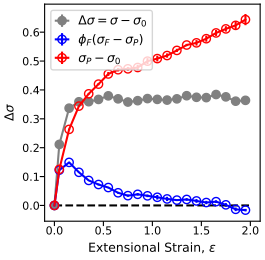

Source code (Python):
#!/usr/bin/env python3
# -*- coding: utf-8 -*-
"""
created on Fri March 3 05:48:00 2023

@author: pierrekawak
"""

import pandas as pd
import os
import matplotlib.pyplot as plt
import matplotlib
matplotlib.use('tkagg')
import numpy as np
import sys

def common_format(ax):
  ax.tick_params(axis='both', labelsize=labelsize, pad=0)
#  ax.legend(loc='best', fontsize=fontsize, handlelength=1.0)
  if test == 0:
    plt.subplots_adjust(left=0.1, bottom=0.1, right=0.999, top=0.999)

# figure settings
test = 1
fontsize         = 9
labelsize        = 8
figsize          = (2.65, 2.6)
pt_to_in         = 72
neat_marker      = "^"
filled_marker    = "o"
neat_color       = "r"
filler_color     = "b"
filled_color     = "#808080"
polymer_color    = "r"
other_color      = "c"

# binning settings
binIt            = 1
num_bins         = 20
bin_by           = "v_shear_shift"

# filter data settings
filter_min       = 0.0
filter_max       = 0.35
filterIt         = 0
filter_by        = "v_shear_shift"

data_dir         = "../../data/"

# read params
Ntotal        = int(os.popen("grep '[0-9] atoms' " + data_dir + "/deform_1.log | sed 's/  //g' | head -n1 | cut -d' ' -f1").read())
Npolymer      = int(os.popen("grep '[0-9] atoms' " + data_dir + "/deform_1.log | sed 's/  //g' | grep 'polymer' | cut -d' ' -f1").read())
Nfiller       = Ntotal - Npolymer

filled_file_names     = os.listdir(data_dir)
filled_file_names     = [ data_dir + f for f in filled_file_names if f.startswith("deform") and "dataframe" in f ]
filled_base_file_name = data_dir+"/quiescent-dataframe.out"
neat_file_names       = os.listdir(data_dir)
neat_file_names       = [ data_dir + f for f in neat_file_names if f.startswith("neat-deform") and "dataframe" in f ]
neat_base_file_name   = data_dir+"/neat-quiescent-dataframe.out"

neat_dfs              = [ pd.read_csv(neat_file_name) for neat_file_name in neat_file_names ]
neat_df_concat        = pd.concat(neat_dfs)
neat_by_row_index     = neat_df_concat.groupby(neat_df_concat.index)
neat_df               = neat_by_row_index.mean()
#neat_df.to_csv("neat_dataframe.out")

filled_dfs            = [ pd.read_csv(filled_file_name) for filled_file_name in filled_file_names ]
df_concat             = pd.concat(filled_dfs)
by_row_index          = df_concat.groupby(df_concat.index)
filled_df             = by_row_index.mean()
#filled_df.to_csv("dataframe.out")

neat_base_df          = pd.read_csv(neat_base_file_name)
filled_base_df        = pd.read_csv(filled_base_file_name)

# copied in from voronoi calc in ovito for out.npt.data in rep1
# TODO have to fix these to also be for each run
Vpolymer           = 112731.026
Vfiller            = 39519.715

def process_df(df, base_df, Lx0, Ntotal=Ntotal):
  Vtotal = Lx0**3
  df     ["pnorm"] = (df["v_pyy"] + df["v_pzz"])/2
  base_df["pnorm"] = (base_df["v_pyy"] + base_df["v_pzz"])/2

  df     ["tshear"] = np.log(1+df["v_shear_shift"])
  if filterIt:
    df        = df[df[filter_by] < filter_max]
    df        = df[df[filter_by] > filter_min]

  if binIt:
    bins = np.linspace(np.amin(df[bin_by]), np.amax(df[bin_by])+(df[bin_by].iat[2]-df[bin_by].iat[1]), num_bins+1)
    df["Time_Binned"] = pd.cut(df[bin_by], bins, right=False)
    df = df.groupby("Time_Binned", as_index=False).mean()

  df2 = pd.Series({"v_shear_shift": 0})
  df1 = df["v_shear_shift"]
  df_result = df1.append(df2, ignore_index=True)
  df_result = pd.concat([df2, df1]).reset_index(drop=True)
  df_result = df_result.to_frame()
  df_result.columns = ["shear"]
  df_result["stress"]      = np.append(base_df["v_pxx"], df["v_pxx"])*Ntotal/Vtotal
  df_result["stress_norm"] = -np.append(base_df["pnorm"], df["pnorm"])*Ntotal/Vtotal
  df_result["pi"]          = np.append(base_df["v_pxx"], df["v_pxx"])
  df_result["pi_norm"]     = -np.append(base_df["pnorm"], df["pnorm"])
  df_result["tshear"]      = np.log(1+df_result["shear"])
  df_result["temp"]        = np.append(base_df["c_ke_total"]  , df["c_ke_total"])/1.5/Ntotal

  df_result["polymer_stress_x_phi"]  = np.append(base_df["c_pxx_polymer[1]"], df["c_pxx_polymer[1]"])/Vtotal
  df_result["polymer_stress_x_phi_norm"] = -np.append(base_df["c_pxx_polymer[2]"] + base_df["c_pxx_polymer[3]"], df["c_pxx_polymer[2]"] + df["c_pxx_polymer[3]"])/2/Vtotal
  df_result["polymer_pi"]  = np.append(base_df["c_pxx_polymer[1]"], df["c_pxx_polymer[1]"])/Npolymer
  df_result["polymer_pi_norm"] = -np.append(base_df["c_pxx_polymer[2]"] + base_df["c_pxx_polymer[3]"], df["c_pxx_polymer[2]"] + df["c_pxx_polymer[3]"])/2/Npolymer
  df_result["polymer_stress"] = np.append(base_df["c_pxx_polymer[1]"], df["c_pxx_polymer[1]"])/Ntotal
  df_result["polymer_stress_norm"] = -np.append(base_df["c_pxx_polymer[2]"] + base_df["c_pxx_polymer[3]"], df["c_pxx_polymer[2]"] + df["c_pxx_polymer[3]"])/2/Ntotal
  df_result["polymer_stress_vol"] = np.append(base_df["c_pxx_polymer[1]"], df["c_pxx_polymer[1]"])/Vpolymer
  df_result["polymer_stress_vol_norm"] = -np.append(base_df["c_pxx_polymer[2]"] + base_df["c_pxx_polymer[3]"], df["c_pxx_polymer[2]"] + df["c_pxx_polymer[3]"])/2/Vpolymer
  df_result["polymer_temp"] = np.append(base_df["c_ke_polymer"], df["c_ke_polymer"])/1.5/Npolymer

  if "c_pxx_filler[1]" in df:
    df_result["filler_stress_x_phi"]   = np.append(base_df["c_pxx_filler[1]"] , df["c_pxx_filler[1]"] )/Vtotal
    df_result["filler_stress_x_phi_norm"]  = -np.append(base_df["c_pxx_filler[2]"]  + base_df["c_pxx_filler[3]"] , df["c_pxx_filler[2]"]  + df["c_pxx_filler[3]"] )/2/Vtotal
    df_result["filler_pi"]   = np.append(base_df["c_pxx_filler[1]"] , df["c_pxx_filler[1]"] )/Nfiller
    df_result["filler_pi_norm"]  = -np.append(base_df["c_pxx_filler[2]"]  + base_df["c_pxx_filler[3]"] , df["c_pxx_filler[2]"]  + df["c_pxx_filler[3]"] )/2/Nfiller
    df_result["filler_stress"]  = np.append(base_df["c_pxx_filler[1]"] , df["c_pxx_filler[1]"] )/Ntotal
    df_result["filler_stress_norm"]  = -np.append(base_df["c_pxx_filler[2]"]  + base_df["c_pxx_filler[3]"] , df["c_pxx_filler[2]"]  + df["c_pxx_filler[3]"] )/2/Ntotal
    df_result["filler_stress_vol"]  = np.append(base_df["c_pxx_filler[1]"] , df["c_pxx_filler[1]"] )/Vfiller
    df_result["filler_stress_vol_norm"]  = -np.append(base_df["c_pxx_filler[2]"]  + base_df["c_pxx_filler[3]"] , df["c_pxx_filler[2]"]  + df["c_pxx_filler[3]"] )/2/Vfiller
    df_result["filler_temp"]  = np.append(base_df["c_ke_filler"] , df["c_ke_filler"])/1.5/Nfiller

  return(df_result)

neat_base_df  ["pnorm"] = (neat_base_df["v_pyy"] + neat_base_df["v_pzz"])/2
filled_base_df["pnorm"] = (filled_base_df["v_pyy"] + filled_base_df["v_pzz"])/2
neat_base_df     = neat_base_df.mean()
filled_base_df   = filled_base_df.mean()

filled_dfs        = [ pd.read_csv(filled_file_name) for filled_file_name in filled_file_names ]
filled_dfs        = [filled_df] + filled_dfs
name_filled_dfs   = np.append(["Avg"], [ filled_file_name.split('_')[1].split('-data')[0] for filled_file_name in filled_file_names ])
filled_log_file_names = [ "deform_" + filled_file_name.split('_')[1].split('-data')[0] + ".log" for filled_file_name in filled_file_names ]
Lxtotals          = [ int(os.popen("grep \"Lx\" " + data_dir + "/" + f + " | sed 's/\( \)\+/ /g' | sed 's/^ //g' | sed 's/ $//g' | tr -s ' ' '\n' | nl -nln | grep \"Lx\" | cut -f1").read()) for f in filled_log_file_names ]
Lxtotals          = [ float(os.popen("grep -A1 \"Lx\" " + data_dir + "/" + f + " | tail -n1 | sed 's/\( \)\+/ /g' | sed 's/^ //g' | sed 's/ $//g' | cut -d' ' -f" + str(Lxtotal)).read()) for Lxtotal, f in zip(Lxtotals, filled_log_file_names) ]
Lxtotals          = np.append(np.mean(Lxtotals), Lxtotals)
Vtotals           = Lxtotals**3
filled_result_dfs = [ process_df(filled_df_, filled_base_df, Lx0) for filled_df_, Lx0 in zip(filled_dfs, Lxtotals) ]

# get mean of filled_result_dfs but only reps
filled_result_dfs_reps = filled_result_dfs[1:]
df_concat             = pd.concat(filled_result_dfs_reps)
by_row_index          = df_concat.groupby(df_concat.index)
filled_result_df_mean = by_row_index.mean()
filled_result_df_std  = by_row_index.std()
#print(filled_result_df_mean)

neat_dfs          = [ pd.read_csv(neat_file_name) for neat_file_name in neat_file_names ]
neat_dfs          = [neat_df] + neat_dfs
name_neat_dfs     = np.append(["Avg"], [ neat_file_name.split('_')[1].split('-data')[0] for neat_file_name in neat_file_names ])
neat_log_file_names = [ "neat-deform_" + neat_file_name.split('_')[1].split('-data')[0] + ".log" for neat_file_name in neat_file_names ]
neat_Lxtotals     = [ int(os.popen("grep \"Lx\" " + data_dir + "/" + f + " | sed 's/\( \)\+/ /g' | sed 's/^ //g' | sed 's/ $//g' | tr -s ' ' '\n' | nl -nln | grep \"Lx\" | cut -f1").read()) for f in neat_log_file_names ]
neat_Lxtotals     = [ float(os.popen("grep -A1 \"Lx\" " + data_dir + "/" + f + " | tail -n1 | sed 's/\( \)\+/ /g' | sed 's/^ //g' | sed 's/ $//g' | cut -d' ' -f" + str(Lxtotal)).read()) for Lxtotal, f in zip(neat_Lxtotals, neat_log_file_names) ]
neat_Lxtotals     = np.append(np.mean(neat_Lxtotals), neat_Lxtotals)
neat_Vtotals      = neat_Lxtotals**3
neat_result_dfs   = [ process_df(neat_df_, neat_base_df, Lx0, Ntotal=Npolymer) for neat_df_, Lx0 in zip(neat_dfs, neat_Lxtotals) ]

# get mean of neat_result_dfs but only reps
neat_result_dfs_reps = neat_result_dfs[1:]
df_concat             = pd.concat(neat_result_dfs_reps)
by_row_index          = df_concat.groupby(df_concat.index)
neat_result_df_mean = by_row_index.mean()
neat_result_df_std  = by_row_index.std()

rho = Ntotal/Vtotals[0]
rho0 = Npolymer/neat_Vtotals[0]
delrho = rho - rho0
phi_F = Vfiller/Vtotals[0]

fig, ax = plt.subplots(1, figsize=figsize, sharex=True, constrained_layout=True)
alpha = 1.0
filled_result_df = filled_result_dfs[0]
neat_result_df = neat_result_dfs[0]

def get_diff(y):
  return(y-y[0])

plotted_df    = pd.DataFrame()
plotted_df["shear"] = filled_result_df["shear"]
plotted_df["Neat_shear"] = neat_result_df["shear"]

def plot_err(ax, y, marker=filled_marker, color=filled_color, alpha=alpha, label='none', x=filled_result_df["shear"], markerfacecolor='none', name=""):
  ymean = np.mean(y, axis=0)
  ystd  = np.std(y, axis=0)
  yse   = ystd/np.sqrt(len(y))
  ax.errorbar(x, ymean, yerr=yse, marker=marker, color=color, markerfacecolor=markerfacecolor, alpha=alpha, label=label)
  plotted_df[name] = ymean
  plotted_df[name+"_se"] = yse

# stress decomposition
y     = [ get_diff(yi["stress"] - neat_result_df["stress"]).tolist() for yi in filled_result_dfs_reps ]
plot_err(ax, y, filled_marker, filled_color, alpha, r"$\Delta \sigma = \sigma - \sigma_{0}$", name="diff", markerfacecolor=filled_color)

y     = [ (phi_F * get_diff(yi["filler_stress_vol"] - yi["polymer_stress_vol"])).tolist() for yi in filled_result_dfs_reps ]
plot_err(ax, y, filled_marker, filler_color , 1.0, r"$\phi_{F} \left( \sigma_{F} - \sigma_{P} \right)$", name="filler diff")

y     = [ get_diff(yi["polymer_stress_vol"] - neat_result_df["stress"]).tolist() for yi in filled_result_dfs_reps ]
plot_err(ax, y, filled_marker, polymer_color , 1.0, r"$\sigma_{P} - \sigma_{0}$", name="polymer_diff")

ax.plot([0,2], [0,0], ls='--', c='k')

ax.legend(loc='best', fontsize=fontsize, handlelength=1.0)
common_format(ax)
ax.set_xlabel(r"Extensional Strain, $\varepsilon$", fontsize=fontsize)
ax.set_ylabel(r"$\Delta \sigma$", fontsize=fontsize)

out_file_name = os.path.basename(sys.argv[0]).split('.')[0]+".pdf"
fig.savefig(out_file_name)

plotted_df.to_csv("plot.csv")
